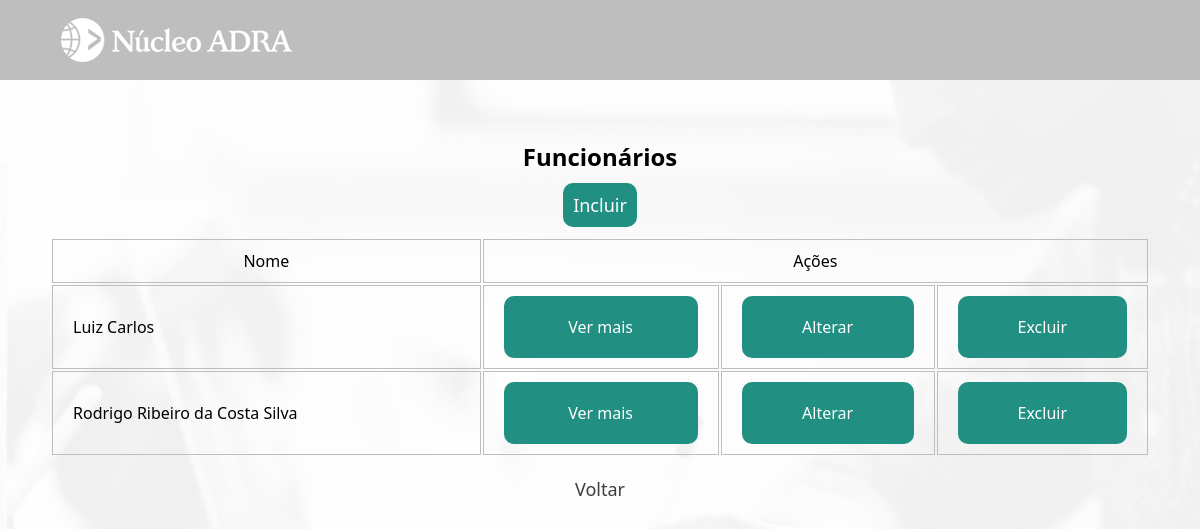
Page /institucional/funcionario/index.php on the committed database.
### tables this page shows
CREATE TABLE IF NOT EXISTS `administracao` (
  `id` smallint UNSIGNED NOT NULL AUTO_INCREMENT,
  `nome` varchar(30) NOT NULL,
  `login` varchar(20) NOT NULL,
  `senha` varchar(255) NOT NULL,
  `imagem` text NOT NULL,
  PRIMARY KEY (`id`)
);

### institucional/funcionario/index.php (the view, shortened to what this page needs)
<?php
    require_once "../../util/config.php";
    $sql = "SELECT * FROM administracao";
    $result = mysqli_query($link, $sql);
?>
<!DOCTYPE html>
<html lang="pt-br">
<head>
    <link rel="stylesheet" href="../../css/mural.css">
</head>
<body>
<header>
        <main>
            <div class="cabecalho-conteudo">
                <a href="../administrador.php">
                <div id="logo" class="opcoes-nav">
                    <img src="../../imagens/nucleo-adra-branco-232x48.png" alt="logo-adra">
                </div>
                </a>
                <a href="../usuario.php">
                <div id="perfil" class="opcoes-nav">
                </div>
                </a>
            </div>
        </main>
    </header>
<div class="container-admin">
    <h2>Funcionários</h2>
    <p><a href="create.php" class="incluir">Incluir</a></p>
    <table border="0" class="tabela-admin">
        <tr class="tabela-titulo">
            <td><center>Nome</center></td>
            <td colspan="4"><center>Ações</center></td>
        </tr>
        <?php while($row = mysqli_fetch_array($result)){?>
        <tr class="tabela-linha">
            <td><?php echo($row['nome'])?></td>
            <td><?php echo('<a href="read.php?id='.$row['id'].'" class="crud_link">Ver mais</a>')?></td>
            <td><?php echo('<a href="update.php?id='.$row['id'].'" class="crud_link">Alterar</a>')?></td>
            <td><?php echo('<a href="delete.php?id='.$row['id'].'" class="crud_link">Excluir</a>')?></td>
        </tr>
        <?php } ?>
    </table>
    <div class="voltar">
        <p><a href='../administrador.php'>Voltar</a></p>
    </div>
    </div>
</body>
</html>

### css/mural.css (style rules this page uses)
* { padding: 0; margin: 0; box-sizing: border-box; font-family:'Segoe UI', Tahoma, Geneva, Verdana, sans-serif; }
body { background: url("../imagens/Professor-icone-branco.png") no-repeat center center fixed; background-size: cover; -webkit-background-size: cover; -moz-background-size: cover; -o-background-size: cover; }
header { height: 10vh; background-color: #bebebe; display: flex; align-items: center; justify-content: center; }
main div { color: white; font-size: 20px; display: flex; justify-content: space-between; align-items: center; }
.cabecalho-conteudo { margin: 0 auto; padding: 0; display: flex; width: 90vw; height: 48px; justify-content: space-between; align-items: center; }
.opcoes-nav { display: flex; gap: 50px; height: 10vh; }
main a { text-decoration: none; }
#logo { cursor: pointer; }
#perfil { display: flex; align-items: center; justify-content: center; cursor: pointer; overflow: hidden; width: 48px; height: 48px; border-radius: 100%; }
table { width: 100%; }
table td { border: 1px solid #bebebe; padding: 10px 20px; }
p { margin: 10px 0; font-size: 18px; }
.container-admin { padding: 50px; width: 100vw; display: flex; flex-direction: column; align-items: center; }
.incluir { cursor: pointer; background-color: #218f82; padding: 10px; border-radius: 10px; color: white; text-decoration: none; }
.crud_link { color: white; padding: 20px; display: flex; flex-direction: column; align-items: center; text-decoration: none; background-color: #218f82; border-radius: 10px; }
.container-admin h2 { margin: 10px 0; }
.tabela-admin { margin-top: 10px; }
.voltar a { display:flex; justify-content: center; text-decoration: none; cursor: pointer; padding: 10px; border-radius: 10px; color: rgb(61, 61, 61); }

### rows in the picture
administracao: nome "Luiz Carlos"
administracao: nome "Rodrigo Ribeiro da Costa Silva"
